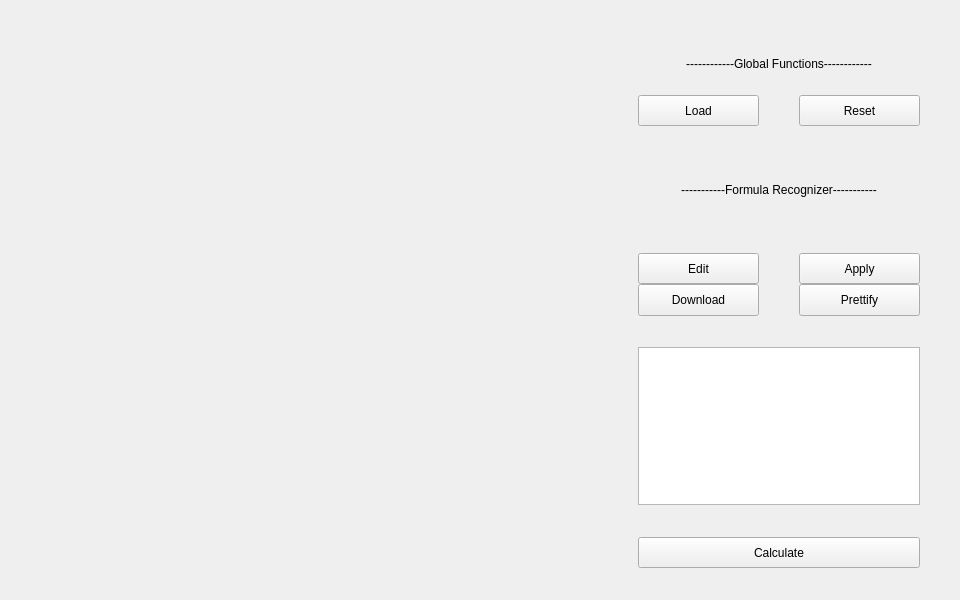
<?xml version="1.0" encoding="UTF-8"?>
<ui version="4.0">
 <class>View</class>
 <widget class="QMainWindow" name="View">
  <property name="geometry">
   <rect>
    <x>0</x>
    <y>0</y>
    <width>960</width>
    <height>600</height>
   </rect>
  </property>
  <property name="windowTitle">
   <string>View</string>
  </property>
  <widget class="QWidget" name="centralwidget">
   <property name="sizePolicy">
    <sizepolicy hsizetype="Expanding" vsizetype="Expanding">
     <horstretch>0</horstretch>
     <verstretch>0</verstretch>
    </sizepolicy>
   </property>
   <layout class="QFormLayout" name="formLayout">
    <property name="horizontalSpacing">
     <number>0</number>
    </property>
    <property name="verticalSpacing">
     <number>0</number>
    </property>
    <property name="leftMargin">
     <number>12</number>
    </property>
    <property name="topMargin">
     <number>0</number>
    </property>
    <property name="rightMargin">
     <number>0</number>
    </property>
    <property name="bottomMargin">
     <number>0</number>
    </property>
    <item row="0" column="1">
     <layout class="QGridLayout" name="gridLayoutBody" rowstretch="1,1" columnstretch="618,382">
      <property name="sizeConstraint">
       <enum>QLayout::SetDefaultConstraint</enum>
      </property>
      <property name="leftMargin">
       <number>0</number>
      </property>
      <property name="verticalSpacing">
       <number>0</number>
      </property>
      <item row="0" column="0">
       <widget class="QLabel" name="imgLabel">
        <property name="sizePolicy">
         <sizepolicy hsizetype="Expanding" vsizetype="Expanding">
          <horstretch>0</horstretch>
          <verstretch>0</verstretch>
         </sizepolicy>
        </property>
        <property name="text">
         <string/>
        </property>
       </widget>
      </item>
      <item row="0" column="1" rowspan="2">
       <layout class="QGridLayout" name="gridLayout" rowstretch="1,2,1,1,2,1,1,1,1,5,1,1,1" columnstretch="1,3,1,3,1">
        <item row="3" column="1" colspan="3">
         <spacer name="verticalSpacer_2">
          <property name="orientation">
           <enum>Qt::Vertical</enum>
          </property>
          <property name="sizeHint" stdset="0">
           <size>
            <width>20</width>
            <height>40</height>
           </size>
          </property>
         </spacer>
        </item>
        <item row="7" column="3">
         <widget class="QPushButton" name="prettifyButton">
          <property name="sizePolicy">
           <sizepolicy hsizetype="Expanding" vsizetype="Expanding">
            <horstretch>0</horstretch>
            <verstretch>0</verstretch>
           </sizepolicy>
          </property>
          <property name="text">
           <string>Prettify</string>
          </property>
         </widget>
        </item>
        <item row="2" column="3">
         <widget class="QPushButton" name="resetButton">
          <property name="sizePolicy">
           <sizepolicy hsizetype="Expanding" vsizetype="Expanding">
            <horstretch>0</horstretch>
            <verstretch>0</verstretch>
           </sizepolicy>
          </property>
          <property name="text">
           <string>Reset</string>
          </property>
         </widget>
        </item>
        <item row="0" column="0" rowspan="13">
         <spacer name="horizontalSpacer">
          <property name="orientation">
           <enum>Qt::Horizontal</enum>
          </property>
          <property name="sizeHint" stdset="0">
           <size>
            <width>40</width>
            <height>20</height>
           </size>
          </property>
         </spacer>
        </item>
        <item row="11" column="1" colspan="3">
         <widget class="QPushButton" name="calculateButton">
          <property name="sizePolicy">
           <sizepolicy hsizetype="Expanding" vsizetype="Expanding">
            <horstretch>0</horstretch>
            <verstretch>0</verstretch>
           </sizepolicy>
          </property>
          <property name="text">
           <string>Calculate</string>
          </property>
         </widget>
        </item>
        <item row="6" column="3">
         <widget class="QPushButton" name="applyButton">
          <property name="sizePolicy">
           <sizepolicy hsizetype="Expanding" vsizetype="Expanding">
            <horstretch>0</horstretch>
            <verstretch>0</verstretch>
           </sizepolicy>
          </property>
          <property name="text">
           <string>Apply</string>
          </property>
         </widget>
        </item>
        <item row="7" column="1">
         <widget class="QPushButton" name="downloadButton">
          <property name="sizePolicy">
           <sizepolicy hsizetype="Expanding" vsizetype="Expanding">
            <horstretch>0</horstretch>
            <verstretch>0</verstretch>
           </sizepolicy>
          </property>
          <property name="text">
           <string>Download</string>
          </property>
         </widget>
        </item>
        <item row="2" column="2">
         <spacer name="horizontalSpacer_2">
          <property name="orientation">
           <enum>Qt::Horizontal</enum>
          </property>
          <property name="sizeHint" stdset="0">
           <size>
            <width>40</width>
            <height>20</height>
           </size>
          </property>
         </spacer>
        </item>
        <item row="9" column="1" colspan="3">
         <widget class="QTextEdit" name="imgInfo"/>
        </item>
        <item row="1" column="1" colspan="3">
         <widget class="QLabel" name="globalFunctionalZoneLabel">
          <property name="sizePolicy">
           <sizepolicy hsizetype="Expanding" vsizetype="Expanding">
            <horstretch>0</horstretch>
            <verstretch>0</verstretch>
           </sizepolicy>
          </property>
          <property name="text">
           <string>------------Global Functions------------</string>
          </property>
          <property name="alignment">
           <set>Qt::AlignCenter</set>
          </property>
         </widget>
        </item>
        <item row="6" column="1">
         <widget class="QPushButton" name="editButton">
          <property name="sizePolicy">
           <sizepolicy hsizetype="Expanding" vsizetype="Expanding">
            <horstretch>0</horstretch>
            <verstretch>0</verstretch>
           </sizepolicy>
          </property>
          <property name="text">
           <string>Edit</string>
          </property>
         </widget>
        </item>
        <item row="0" column="1" colspan="3">
         <spacer name="verticalSpacer">
          <property name="orientation">
           <enum>Qt::Vertical</enum>
          </property>
          <property name="sizeHint" stdset="0">
           <size>
            <width>20</width>
            <height>40</height>
           </size>
          </property>
         </spacer>
        </item>
        <item row="4" column="1" colspan="3">
         <widget class="QLabel" name="formulaDealerZoneLabel">
          <property name="sizePolicy">
           <sizepolicy hsizetype="Expanding" vsizetype="Expanding">
            <horstretch>0</horstretch>
            <verstretch>0</verstretch>
           </sizepolicy>
          </property>
          <property name="text">
           <string>-----------Formula Recognizer-----------</string>
          </property>
          <property name="alignment">
           <set>Qt::AlignCenter</set>
          </property>
         </widget>
        </item>
        <item row="2" column="1">
         <widget class="QPushButton" name="loadButton">
          <property name="sizePolicy">
           <sizepolicy hsizetype="Expanding" vsizetype="Expanding">
            <horstretch>0</horstretch>
            <verstretch>0</verstretch>
           </sizepolicy>
          </property>
          <property name="text">
           <string>Load</string>
          </property>
         </widget>
        </item>
        <item row="5" column="1" colspan="3">
         <spacer name="verticalSpacer_3">
          <property name="orientation">
           <enum>Qt::Vertical</enum>
          </property>
          <property name="sizeHint" stdset="0">
           <size>
            <width>20</width>
            <height>40</height>
           </size>
          </property>
         </spacer>
        </item>
        <item row="8" column="1" colspan="3">
         <spacer name="verticalSpacer_4">
          <property name="orientation">
           <enum>Qt::Vertical</enum>
          </property>
          <property name="sizeHint" stdset="0">
           <size>
            <width>20</width>
            <height>40</height>
           </size>
          </property>
         </spacer>
        </item>
        <item row="0" column="4" rowspan="13">
         <spacer name="horizontalSpacer_3">
          <property name="orientation">
           <enum>Qt::Horizontal</enum>
          </property>
          <property name="sizeHint" stdset="0">
           <size>
            <width>40</width>
            <height>20</height>
           </size>
          </property>
         </spacer>
        </item>
        <item row="10" column="1" colspan="3">
         <spacer name="verticalSpacer_5">
          <property name="orientation">
           <enum>Qt::Vertical</enum>
          </property>
          <property name="sizeHint" stdset="0">
           <size>
            <width>20</width>
            <height>40</height>
           </size>
          </property>
         </spacer>
        </item>
        <item row="12" column="1" colspan="3">
         <spacer name="verticalSpacer_6">
          <property name="orientation">
           <enum>Qt::Vertical</enum>
          </property>
          <property name="sizeHint" stdset="0">
           <size>
            <width>20</width>
            <height>40</height>
           </size>
          </property>
         </spacer>
        </item>
        <item row="6" column="2">
         <spacer name="horizontalSpacer_4">
          <property name="orientation">
           <enum>Qt::Horizontal</enum>
          </property>
          <property name="sizeHint" stdset="0">
           <size>
            <width>40</width>
            <height>20</height>
           </size>
          </property>
         </spacer>
        </item>
        <item row="7" column="2">
         <spacer name="horizontalSpacer_5">
          <property name="orientation">
           <enum>Qt::Horizontal</enum>
          </property>
          <property name="sizeHint" stdset="0">
           <size>
            <width>40</width>
            <height>20</height>
           </size>
          </property>
         </spacer>
        </item>
       </layout>
      </item>
      <item row="1" column="0">
       <widget class="QLabel" name="latexLabel">
        <property name="sizePolicy">
         <sizepolicy hsizetype="Expanding" vsizetype="Expanding">
          <horstretch>0</horstretch>
          <verstretch>0</verstretch>
         </sizepolicy>
        </property>
        <property name="text">
         <string/>
        </property>
       </widget>
      </item>
     </layout>
    </item>
   </layout>
  </widget>
  <widget class="QMenuBar" name="titleMenuBar">
   <property name="geometry">
    <rect>
     <x>0</x>
     <y>0</y>
     <width>960</width>
     <height>26</height>
    </rect>
   </property>
   <property name="sizePolicy">
    <sizepolicy hsizetype="MinimumExpanding" vsizetype="Expanding">
     <horstretch>0</horstretch>
     <verstretch>0</verstretch>
    </sizepolicy>
   </property>
  </widget>
 </widget>
 <resources/>
 <connections/>
</ui>
